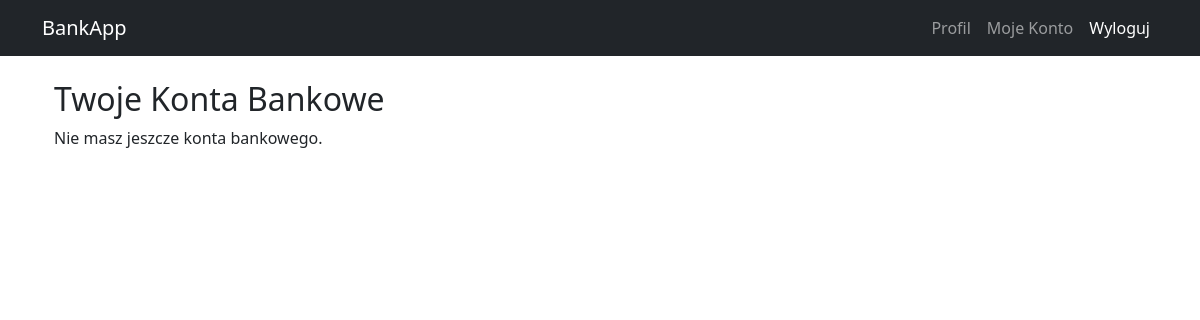
/account/ (signed in), run on an earlier commit of the app's database.
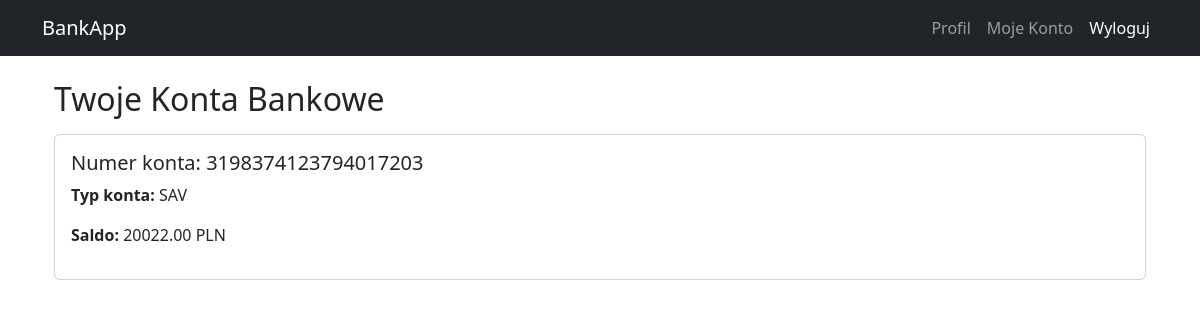
And on a later commit of the database.
### bank/models.py (models this page shows, shortened)
class BankAccount(models.Model):
    account_number = models.CharField(max_length=20, unique=True)
    account_holder = models.ForeignKey(settings.AUTH_USER_MODEL, on_delete=models.CASCADE, related_name='bank_accounts')
    account_type = models.CharField(
        max_length=3,
        choices=[(tag.value, str(tag)) for tag in AccountType],
    )
    bank_name = models.CharField(max_length=100)
    balance = models.DecimalField(max_digits=15, decimal_places=2, default=0.00)
    date_created = models.DateTimeField(auto_now_add=True)
    date_updated = models.DateTimeField(auto_now=True)

### bank/views.py (the view)
# urls.py: path('account/', account, name='account'),
@login_required
def account(request):
    user_accounts = request.user.bank_accounts.all()
    return render(request, 'bank/account.html', {'accounts': user_accounts})

### bank/templates/bank/account.html
{% extends "bank/base.html" %}
{% block content %}
<div class="container">
    <h2>Twoje Konta Bankowe</h2>
    {% for account in accounts %}
        <div class="card mt-3">
            <div class="card-body">
                <h5 class="card-title">Numer konta: {{ account.account_number }}</h5>
                <p><strong>Typ konta:</strong> {{ account.account_type }}</p>
                <p><strong>Saldo:</strong> {{ account.balance }} PLN</p>
            </div>
        </div>
    {% empty %}
        <p>Nie masz jeszcze konta bankowego.</p>
    {% endfor %}
</div>
{% endblock %}

### bank/templates/bank/base.html (shortened to what this page needs)
<!DOCTYPE html>
<html lang="pl">
<head>
    <link href="https://cdn.jsdelivr.net/npm/bootstrap@5.3.2/dist/css/bootstrap.min.css" rel="stylesheet">
</head>
<body>
    <nav class="navbar navbar-expand-lg navbar-dark bg-dark">
        <div class="container">
            <a class="navbar-brand" href="{% url 'home' %}">BankApp</a>
            <div class="collapse navbar-collapse">
                <ul class="navbar-nav ms-auto">
                    {% if user.is_authenticated %}
                        <li class="nav-item"><a class="nav-link" href="{% url 'profile' %}">Profil</a></li>
                        <li class="nav-item"><a class="nav-link" href="{% url 'account' %}">Moje Konto</a></li>
                        <li class="nav-item"><a class="nav-link btn btn-danger text-white" href="{% url 'logout' %}">Wyloguj</a></li>
                    {% else %}
                        <li class="nav-item"><a class="nav-link" href="{% url 'login' %}">Logowanie</a></li>
                        <li class="nav-item"><a class="nav-link" href="{% url 'register' %}">Rejestracja</a></li>
                    {% endif %}
                </ul>
            </div>
        </div>
    </nav>
    <div class="container mt-4">
        {% block content %}{% endblock %}
    </div>
</body>
</html>

What changed in the data, as far as the page shows it:
added BankAccount: account_number "3198374123794017203", account_type "SAV", balance "20022.00"
Also different on the page:
text no longer shown: "Nie masz jeszcze konta bankowego."
